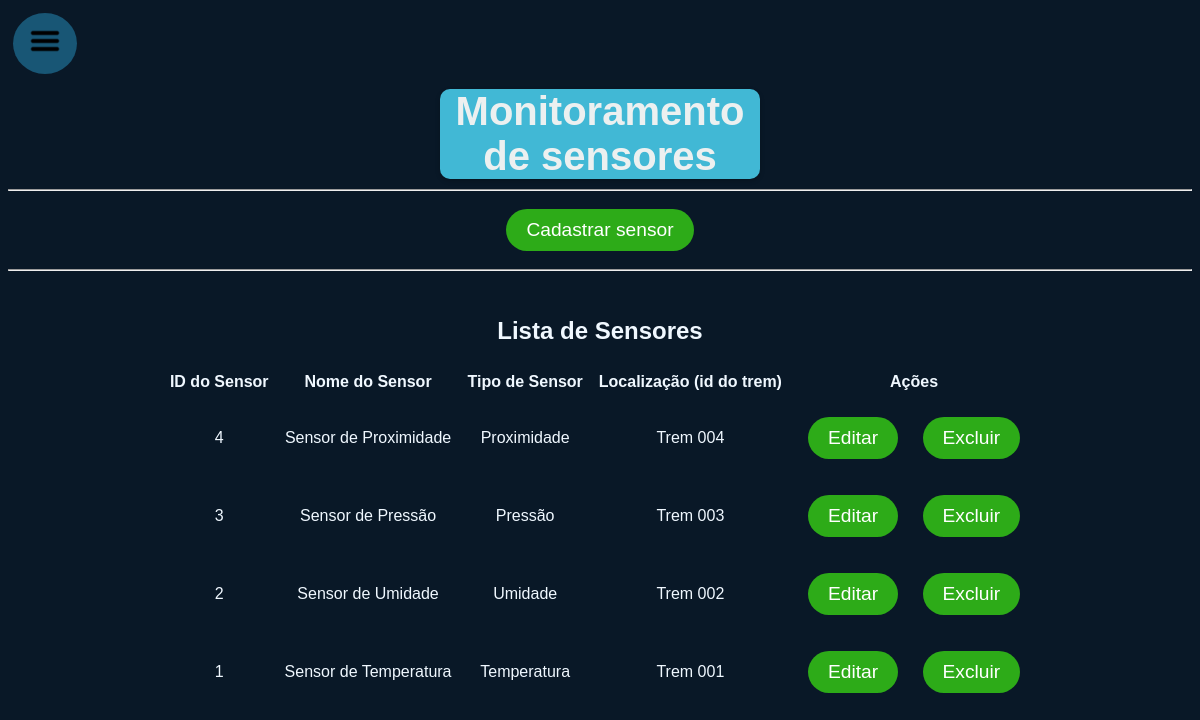
/PHP/PAGINAS/Gerenciamento_sensores.php (signed in), run on the app's committed database.
### tables this page shows
CREATE TABLE sensores (
    id_sensor INT NOT NULL PRIMARY KEY AUTO_INCREMENT,
    nome_sensor VARCHAR(100) NOT NULL,
    tipo_sensor VARCHAR(50) NOT NULL,
    localizacao_trem VARCHAR(100) NOT NULL
);

### PHP/PAGINAS/Gerenciamento_sensores.php (the view, shortened to what this page needs)
<?php
include_once("../CODIGO/bd.php");
$result = $conn->query("SELECT * FROM sensores ORDER BY id_sensor DESC");
$sensores = [];
if ($result) {
    while ($row = $result->fetch_assoc()) {
        $sensores[] = $row;
    }
}
?>
<!DOCTYPE html>
<html lang="pt-br">
<head>
    <link rel="stylesheet" href="../../CSS/loginstyle.css" />
    <link rel="stylesheet" href="../../CSS/menu.css" />
</head>
<body>
    <div class='home' style="text-align: left;">
        <button id='menuButtonOpen' onclick='openav()'>
            <img id='icon' src='../../IMAGENS/Hamburger_icon.svg.png' />
        </button>
    </div>
    <div class="infoLogo">Monitoramento de sensores</div>
    <hr>
    <button id="btnMostrarForm">Cadastrar sensor</button>
    <br /><hr /><br />
    <h2>Lista de Sensores</h2>
        <div class="tableSensores">
            <table  cellpadding="8" cellspacing="0">
                <thead>
                    <tr>
                        <th>ID do Sensor</th>
                        <th>Nome do Sensor</th>
                        <th>Tipo de Sensor</th>
                        <th>Localização (id do trem)</th>
                        <th>Ações</th>
                    </tr>
                </thead>
                <tbody>
                    <?php foreach ($sensores as $s): ?>
                        <tr id="sensorRow<?= $s['id_sensor'] ?>">
                            <td><?= htmlspecialchars($s['id_sensor']) ?></td>
                            <td><?= htmlspecialchars($s['nome_sensor']) ?></td>
                            <td><?= htmlspecialchars($s['tipo_sensor']) ?></td>
                            <td><?= htmlspecialchars($s['localizacao_trem']) ?></td>
                            <td>
                                <button type="button" class="btnEditar" data-id="<?= $s['id_sensor'] ?>">Editar</button>
                                <form method="POST" style="display:inline;" onsubmit="return confirm('Excluir este sensor?');">
                                    <button type="submit">Excluir</button>
                                </form>
                            </td>
                        </tr>
                    <?php endforeach; ?>
                </tbody>
            </table>
        </div>
</body>
</html>

### CSS/loginstyle.css (style rules this page uses)
body { background-color: #091827; text-align: center; color: aliceblue; font-family: 'Trebuchet MS', 'Lucida Sans Unicode', 'Lucida Grande', 'Lucida Sans', Arial, sans-serif; }
table { margin: 0 auto; }
button { background-color: #2dab18; border: none; border-radius: 80px; color: white; font-family: 'Gill Sans', 'Gill Sans MT', Calibri, 'Trebuchet MS', sans-serif; font-size: larger; padding: 10px 20px 10px 20px ; cursor: pointer; margin: 10px; }
.infoLogo { background-color: #41b8d5; border-radius: 10px; text-align: center; color: #ecf0f0; font-family: "Poppins", sans-serif; font-weight: 600; font-style: normal; font-size: 40px; margin-bottom: 10px; margin: 10px; box-shadow: 0 2px 5px rgba(0, 0, 0, 0.2); overflow: hidden; text-overflow: ellipsis; }
@media screen and (min-width: 1024px) { .infoLogo { max-width: 320px; margin-left: auto; margin-right: auto; } }

### CSS/menu.css (style rules this page uses)
.home img { width: 80%; max-width: 40px; height: auto; }
.home button { border: none; border-radius: 50%; padding: 10px; background-color: rgba(34, 127, 168, 0.6); cursor: pointer; margin: 5px; transition: all 0.3s ease; }
@media screen and (min-width: 1024px) { .home button { padding: 12px; } }

### data on the page
sensores: id_sensor "4", nome_sensor "Sensor de Proximidade", tipo_sensor "Proximidade", localizacao_trem "Trem 004"
sensores: id_sensor "3", nome_sensor "Sensor de Pressão", tipo_sensor "Pressão", localizacao_trem "Trem 003"
sensores: id_sensor "2", nome_sensor "Sensor de Umidade", tipo_sensor "Umidade", localizacao_trem "Trem 002"
sensores: id_sensor "1", nome_sensor "Sensor de Temperatura", tipo_sensor "Temperatura", localizacao_trem "Trem 001"
